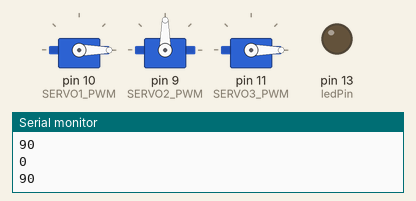
A sketch run on a simulated Arduino Uno, built with avr-gcc and run on an emulated ATmega328P. Parts: 3 × servo, output pins drawn as LEDs (lit = HIGH), the last lines printed to the serial monitor.

Above: at 3.05 s.
At 7.05 s:
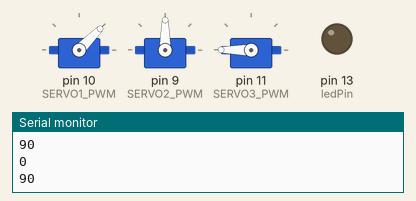
At 8.5 s:
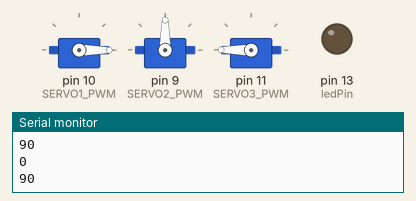
At 11.25 s:
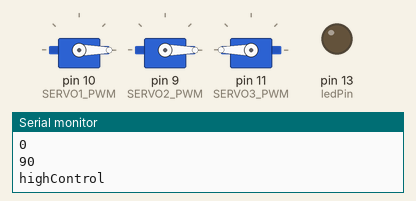
At 14.0 s:
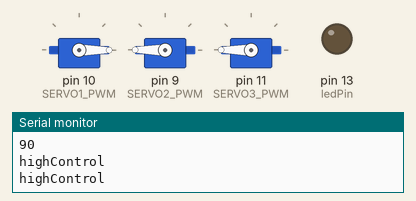
Timing chart, 0 to 19.9 s (numbered marks = the images above):
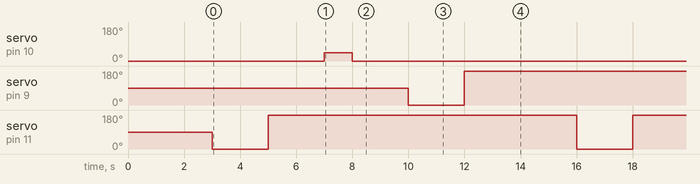

Measured:
- by itself, servo on pin 10 (SERVO1_PWM): alternates 45° for 1.0 s and 0° for 12.0 s
- by itself, servo on pin 9 (SERVO2_PWM), servo on pin 11 (SERVO3_PWM): alternates 180° for 11.0 s and 0° for 2.0 s

The sketch:

servo_control.ino
```cpp
#include <Servo.h>
#include <AFMotor.h>

Servo servo_1;
Servo servo_2;
Servo servo_3;
AF_Stepper motor(600, 2);

#define SERVO1_PWM 10
#define SERVO2_PWM 9
//#define SERVO2_PWM 8
#define SERVO3_PWM 11

int ledPin = 13;

void setup() {

  Serial.begin(9600);
  Serial.println("Simple Motor Shield sketch");

  // Use the default "Servo" library of Arduino.
  // Attach the pin number to the servo library.
  // This might also set the servo in the middle position.
  servo_1.attach(SERVO1_PWM);
  servo_2.attach(SERVO2_PWM);
  servo_3.attach(SERVO3_PWM);

  motor.setSpeed(10);  // 10 rpm

  pinMode(ledPin, OUTPUT);
  recalFire();
  recalHight();
  delay(2000);

}

void fire(){

  int angle = 45;
  servo_1.write(angle);
  delay(1000);
  servo_1.write(0);

}

void recalFire(){

  int pos = 0;

  pos = servo_1.read();
  Serial.println(pos);
  if  (pos > 0){
    servo_1.write(0);
    delay(1000);
  }

}

void recalcircle(){

  servo_3.write(90);

}

void highControl(int x){


  servo_2.write(x);

  Serial.println("highControl");

}

void gun_circle(int x){

  servo_3.write(x);

  //Serial.println("GUN_CIRCLE");

}


void roll(int x){

    Serial.println("Single coil steps");
    motor.step(x, FORWARD, SINGLE);
    //motor.step(x, BACKWARD, SINGLE);

}

void recalHight(){

  int pos = 0;

  pos = servo_1.read();
  Serial.println(pos);
  if  (pos > 0){
    servo_1.write(45);
    delay(1000);
  }

}


void loop() {
  // put your main code here, to run repeatedly:
  // Suppose there are two servo motors connected.
  // Let them move 180 degrees.

  //recal();
  //fire();

  int i = 0;
  int next = 1;

  //while (i != 130){

//    i = i+1;
//    highControl(i); // 0 - 180
//    delay(100);
//    Serial.println(i);
//
//    next = next+1;
//    Serial.println(next);
//
//    if (next == 10){
//      fire();
//      next = 1;
//      Serial.println("FIRE");
//    }


    //if (next == 5){

// for (int i=0; i <= 2500; i++){
//      roll(10);
//      //motor.setSpeed(i);
//      delay(10);
// }

    int pos = 1;

    pos = servo_3.read();
    Serial.println(pos);

    gun_circle(0);
    delay(2000);
    gun_circle(180);
    delay(2000);
    fire();
    delay(2000);
    highControl(0);
    delay(2000);
    highControl(180);
    delay(2000);
    recalFire();
    delay(2000);
    recalHight();

}
```
